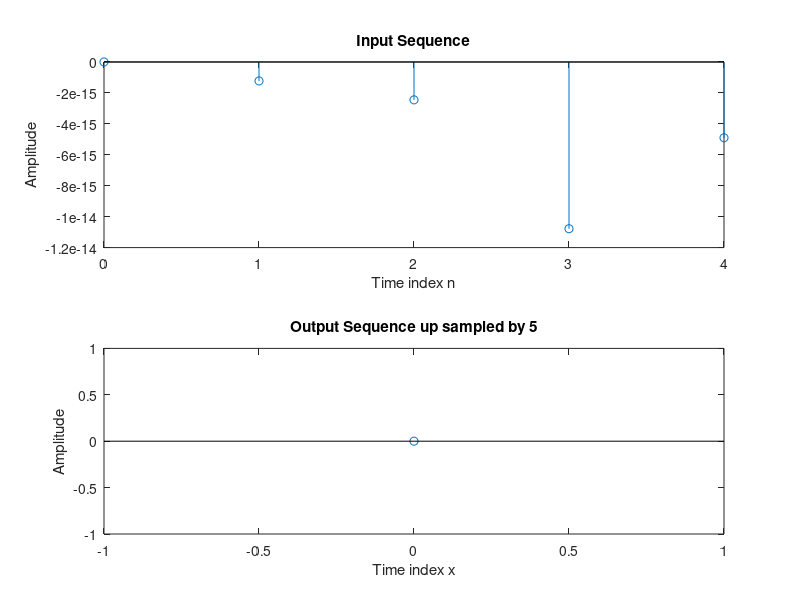

Recreate this plot in MATLAB.
clc;
clear all;
close all;
N=input('Input length :');
L=input('Down Sampling Factor :');
fo=input('Input signal Frequency :');
n=0:N-1;
x=sin(2*pi*fo*n);
y=x([1:L:length(x)]);
subplot(2,1,1);
stem(n,x);
xlabel('Time index n');
ylabel('Amplitude');
title('Input Sequence');
subplot(2,1,2);
stem(0:length(y)-1,y);
xlabel('Time index x');
ylabel('Amplitude');
title(['Output Sequence up sampled by ',num2str(L)]);